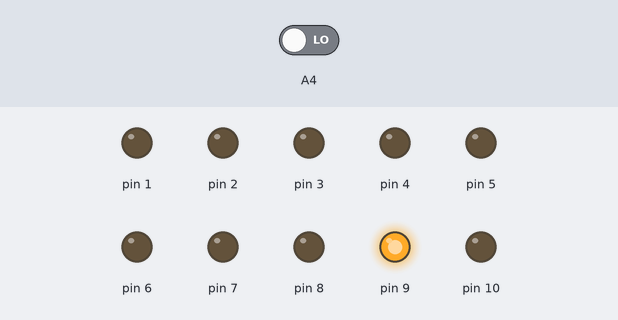
Recording of a sketch running on a simulated Arduino Uno, built with avr-gcc and run on an emulated ATmega328P. Parts: output pins drawn as LEDs (lit = HIGH). The inputs (shaded band) are chosen by the test bench; at power-on: A4 LOW.

Above: at 0.02 s.
At 0.37 s:
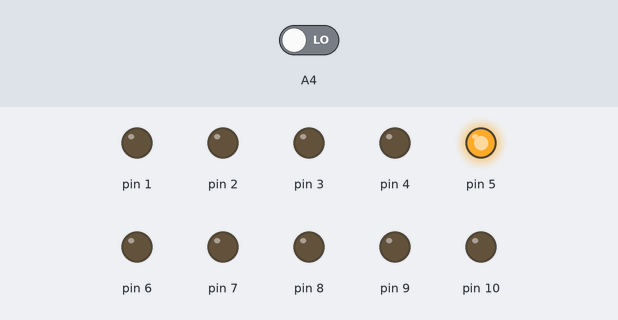
At 0.82 s:
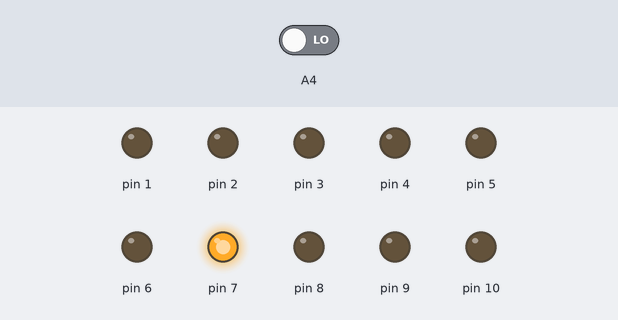
At 1.47 s:
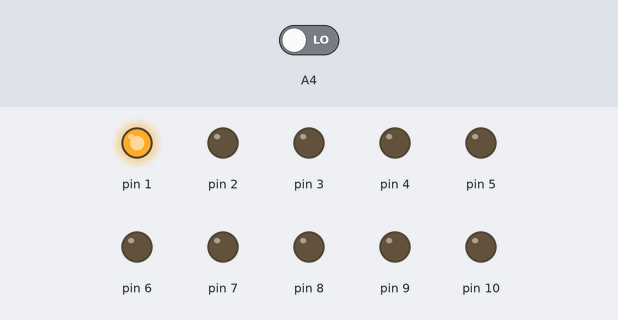
At 2.92 s:
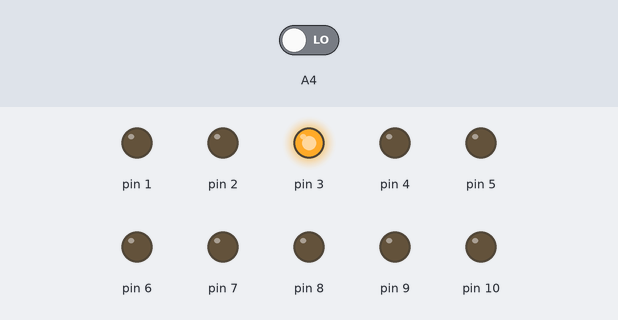
Timing chart, 0 to 3.2 s (numbered marks = the images above):
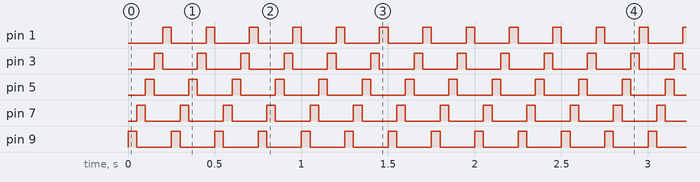

Measured:
- by itself, pin 1, pin 3, pin 5, pin 7, pin 9: alternates HIGH for 0.05 s and LOW for 0.20 s

The sketch:

expt6_switch_led_sequencing.ino
```cpp
int value;
void setup()
{
 pinMode(A4,INPUT);
 pinMode(1,OUTPUT);
 pinMode(2,OUTPUT);
 pinMode(3,OUTPUT);
 pinMode(4,OUTPUT);
 pinMode(5,OUTPUT);
 pinMode(6,OUTPUT);
 pinMode(7,OUTPUT);
 pinMode(8,OUTPUT);
 pinMode(9,OUTPUT);
 pinMode(10,OUTPUT);
 digitalWrite(2,LOW);
 digitalWrite(4,LOW);
 digitalWrite(6,LOW);
 digitalWrite(8,LOW);
 digitalWrite(10,LOW);
}
void loop()
{
 value=digitalRead(A4);
if(value==HIGH)
{
  digitalWrite(1,HIGH);
  delay(50);
  digitalWrite(1,LOW);
  digitalWrite(3,HIGH);
  delay(50);
  digitalWrite(3,LOW);
  digitalWrite(5,HIGH);
  delay(50);
  digitalWrite(5,LOW);
  digitalWrite(7,HIGH);
  delay(50);
  digitalWrite(7,LOW);
  digitalWrite(9,HIGH);
  delay(50);
  digitalWrite(9,LOW);
}
else
{
  digitalWrite(9,HIGH);
  delay(50);
  digitalWrite(9,LOW);
  digitalWrite(7,HIGH);
  delay(50);
  digitalWrite(7,LOW);
  digitalWrite(5,HIGH);
  delay(50);
  digitalWrite(5,LOW);
  digitalWrite(3,HIGH);
  delay(50);
  digitalWrite(3,LOW);
  digitalWrite(1,HIGH);
  delay(50);
  digitalWrite(1,LOW);
}
}
```
